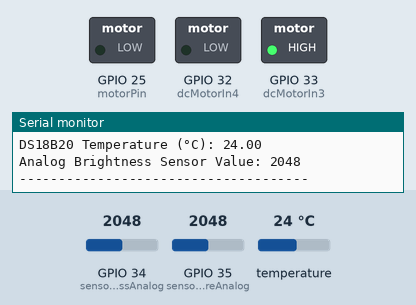
This sketch was run on a simulated ESP32. Shown: switched loads named in the sketch (green lamp = pin HIGH), the last lines printed to the serial monitor. The inputs (shaded band) are chosen by the test bench; at power-on: GPIO 35 (sensorMoistureAnalog) = 2048, GPIO 34 (sensorBrightnessAnalog) = 2048, temperature 24 °C. WiFi joins after 1.5 s; servers stay silent unless stated.

Above: at 2.8 s.
2.9 s: GPIO 35 (sensorMoistureAnalog) set to 3239
5.3 s: GPIO 35 (sensorMoistureAnalog) set to 3320
At 8.9 s:
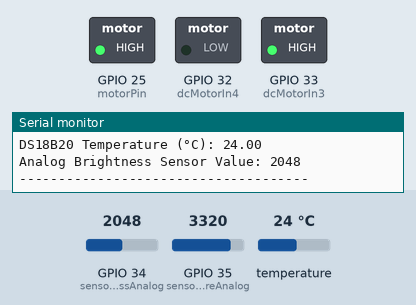
9.2 s: GPIO 35 (sensorMoistureAnalog) set to 2866
At 12.3 s:
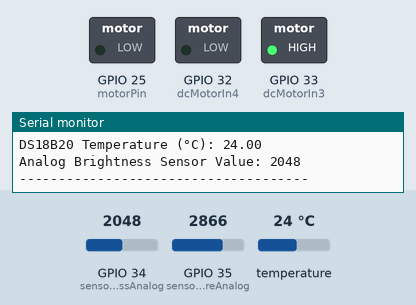
12.7 s: GPIO 35 (sensorMoistureAnalog) set to 3603
At 15.4 s:
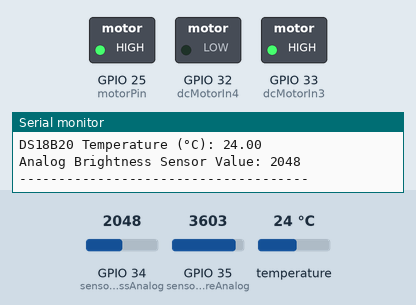
Timing chart, 0 to 16.9 s (numbered marks = the images above; inputs shaded):
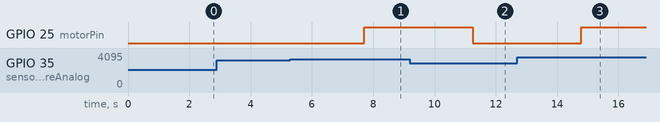

Measured:
- the behaviour switches between 3276 and 3277 on GPIO 35 (sensorMoistureAnalog) (found by bisection; images 0 and 1)
- after the input at 5.3 s, GPIO 25 (motorPin): LOW → HIGH after 2.4 s
- after the input at 9.2 s, GPIO 25 (motorPin): HIGH → LOW after 2.0 s
- after the input at 12.7 s, GPIO 25 (motorPin): LOW → HIGH after 2.1 s

The sketch:

ProiectSIOarduino.ino
```cpp
#include <OneWire.h>
#include <DallasTemperature.h>
#include <WiFi.h>
#include <WiFiClient.h>
#include <ESPAsyncWebServer.h>
#include <ArduinoJson.h>

#define CONNECTION_TIMEOUT 10

const char* ssid = "Mihaidono";
const char* password = "pupupupu";

// Define the pins for the sensors
const int sensorMoistureAnalog = 35;    // Analog pin 13 on ESP32 for moisture sensor
const int temperatureSensorPin = 26;    // Digital pin 26 for DS18B20 temperature sensor
const int sensorBrightnessAnalog = 34;  // Analog pin 34 for ALSPT19 brightness sensor

// Define the motor control pins
const int motorPin = 25;     // Digital pin 25 for motor control
const int motorSpeed = 255;  // Adjust the speed as needed (0 to 255)
const int dcMotorIn3 = 33;
const int dcMotorIn4 = 32;

bool externalAction = false;
OneWire oneWire(temperatureSensorPin);
DallasTemperature sensors(&oneWire);
AsyncWebServer server(80);

WiFiClient client;

void setup() {

  // Initialize Serial communication
  Serial.begin(115200);

  WiFi.begin(ssid, password);
  Serial.println("\nConnecting");
  int timeout_counter = 0;

  while (WiFi.status() != WL_CONNECTED) {
    Serial.print(".");
    delay(200);
    timeout_counter++;
    if (timeout_counter >= CONNECTION_TIMEOUT * 5) {
      ESP.restart();
    }
  }

  Serial.println("\nConnected to the WiFi network");
  Serial.print("Local ESP32 IP: ");
  Serial.println(WiFi.localIP());

  // Resolve hostname to IP address
  // Initialize the DS18B20 sensor
  sensors.begin();
  // Set the motor control pin as OUTPUT
  pinMode(motorPin, OUTPUT);

  pinMode(dcMotorIn3, OUTPUT);
  pinMode(dcMotorIn4, OUTPUT);

  digitalWrite(dcMotorIn3, HIGH);
  digitalWrite(dcMotorIn4, LOW);

  // Set the initial motor speed
  analogWrite(motorPin, 0);

  server.on("/", HTTP_GET, [](AsyncWebServerRequest* request) {
    request->send(200, "esp_online", "Hello, this is ESP32!");
  });

  server.on("/sensors", HTTP_GET, [](AsyncWebServerRequest* request) {
    int moistureSensorValue = analogRead(sensorMoistureAnalog);
    moistureSensorValue = (1.0 - (moistureSensorValue / 4095.0)) * 200.0;
    sensors.requestTemperatures();
    float temperatureCelsius = sensors.getTempCByIndex(0);
    int brightnessSensorValue = analogRead(sensorBrightnessAnalog);

    String json = "{";
    json += "\"moisture\": " + String(moistureSensorValue) + ",";
    json += "\"temperature\": " + String(temperatureCelsius) + ",";
    json += "\"brightness\": " + String(brightnessSensorValue);
    json += "}";

    request->send(200, "application/json", json);
  });

  server.on("/activate_motor", HTTP_GET, [](AsyncWebServerRequest* request) {
    externalAction = true;
    // Move the motor for 2 seconds
    analogWrite(motorPin, motorSpeed);

    // Delay for 2 seconds to keep the motor running
    delay(2000);

    // Stop the motor by setting the PWM to 0
    analogWrite(motorPin, 0);
    externalAction = false;
    // Send a response indicating that the motor has been activated
    request->send(200, "text/plain", "Motor activated for 2 seconds");
  });


  server.begin();
}

void loop() {
  // Read the analog value from the moisture sensor
  int moistureSensorValue = analogRead(sensorMoistureAnalog);
  // Read the analog value from the moisture sensor
  // Read the temperature from the DS18B20 sensor
  sensors.requestTemperatures();
  float temperatureCelsius = sensors.getTempCByIndex(0);

  // Read the analog value from the ALSPT19 brightness sensor
  int brightnessSensorValue = analogRead(sensorBrightnessAnalog);
  // Check the sensor values and control the motor speed through PWM
  float moisturePercentage = (1.0 - (moistureSensorValue / 4095.0)) * 200.0;
  if (!externalAction) {
    if (moisturePercentage < 40) {
      // Increase the motor speed
      analogWrite(motorPin, motorSpeed);
    } else {
      // Stop the motor by setting the PWM to 0
      analogWrite(motorPin, 0);
    }
  }


  // Print the sensor values to the Serial Monitor
  Serial.print("Analog Moisture Sensor Percentage Value: ");
  Serial.println(moisturePercentage);
  Serial.print("DS18B20 Temperature (°C): ");
  Serial.println(temperatureCelsius);
  Serial.print("Analog Brightness Sensor Value: ");
  Serial.println(brightnessSensorValue);
  Serial.println("-------------------------------------");
  delay(1000);  // Adjust this value as needed
}
```
